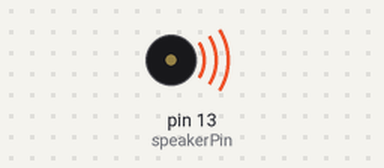
The sketch below on a simulated Arduino Uno, built with avr-gcc and run on an emulated ATmega328P. Parts: buzzer (waves = sounding).

Above: at 0.1 s.
At 3.0 s:
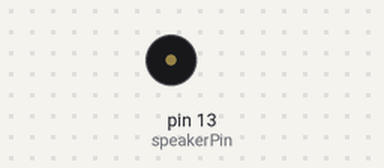
Timing chart, 0 to 4.5 s (numbered marks = the images above):
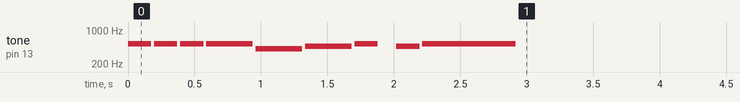

The sketch:

Muzyka.ino
```cpp
#include "pitches.h"

const int speakerPin = 13;

// --- MELODIE ---

// 1. STAR WARS MAIN THEME
int starWarsMelody[] = {
  NOTE_G4, NOTE_G4, NOTE_G4, NOTE_C5, NOTE_G5,
  NOTE_F5, NOTE_E5, NOTE_D5, NOTE_C6, NOTE_G5,
  NOTE_F5, NOTE_E5, NOTE_D5, NOTE_C6, NOTE_G5,
  NOTE_F5, NOTE_E5, NOTE_F5, NOTE_D5
};
int starWarsDurations[] = {
  8, 8, 8, 2, 2,
  8, 8, 8, 2, 4,
  8, 8, 8, 2, 4,
  8, 8, 8, 2
};

// 2. IMPERIAL MARCH
int vaderMelody[] = {
  NOTE_A4, NOTE_A4, NOTE_A4, NOTE_F4, NOTE_C5,
  NOTE_A4, NOTE_F4, NOTE_C5, NOTE_A4,
  NOTE_E5, NOTE_E5, NOTE_E5, NOTE_F5, NOTE_C5,
  NOTE_GS4, NOTE_F4, NOTE_C5, NOTE_A4
};
int vaderDurations[] = {
  4, 4, 4, 6, 12,
  4, 6, 12, 2,
  4, 4, 4, 6, 12,
  4, 6, 12, 2
};

// 3. SEVEN NATION ARMY (Riff)
int snaMelody[] = {
  NOTE_E3, NOTE_E3, NOTE_G3, NOTE_E3, NOTE_D3, NOTE_C3, NOTE_B2,
  NOTE_E3, NOTE_E3, NOTE_G3, NOTE_E3, NOTE_D3, NOTE_C3, NOTE_D3, NOTE_C3, NOTE_B2
};
int snaDurations[] = {
  4, 8, 8, 8, 8, 4, 4,
  4, 8, 8, 8, 8, 8, 8, 8, 4
};
int marioM[] = { NOTE_E5, NOTE_E5, 0, NOTE_E5, 0, NOTE_C5, NOTE_E5, 0, NOTE_G5, 0, NOTE_G4 };
int marioD[] = { 8, 8, 8, 8, 8, 8, 8, 8, 4, 4, 4 };

int piratesM[] = { NOTE_A4, NOTE_C5, NOTE_D5, NOTE_D5, 0, NOTE_D5, NOTE_E5, NOTE_F5, NOTE_F5, 0, NOTE_F5, NOTE_G5, NOTE_E5, NOTE_E5, 0, NOTE_D5, NOTE_C5, NOTE_C5, NOTE_D5 };
int piratesD[] = { 8, 8, 4, 8, 8, 8, 8, 4, 8, 8, 8, 8, 4, 8, 8, 8, 8, 8, 4 };

int indianaM[] = { NOTE_E4, NOTE_F4, NOTE_G4, NOTE_C5, 0, NOTE_D4, NOTE_E4, NOTE_F4, 0, NOTE_G4, NOTE_A4, NOTE_B4, NOTE_F5, 0, NOTE_A4, NOTE_B4, NOTE_C5, NOTE_D5, NOTE_E5 };
int indianaD[] = { 8, 16, 16, 2, 8, 8, 16, 16, 2, 8, 16, 16, 2, 8, 8, 16, 16, 16, 16 };

// 4. MEGALOVANIA (Sans Theme)
  int megaM[] = {
    NOTE_D4, NOTE_D4, NOTE_D5, NOTE_A4, 0, NOTE_GS4, NOTE_G4, NOTE_F4, NOTE_D4, NOTE_F4, NOTE_G4,
    NOTE_C4, NOTE_C4, NOTE_D5, NOTE_A4, 0, NOTE_GS4, NOTE_G4, NOTE_F4, NOTE_D4, NOTE_F4, NOTE_G4,
    NOTE_B3, NOTE_B3, NOTE_D5, NOTE_A4, 0, NOTE_GS4, NOTE_G4, NOTE_F4, NOTE_D4, NOTE_F4, NOTE_G4,
    NOTE_AS3, NOTE_AS3, NOTE_D5, NOTE_A4, 0, NOTE_GS4, NOTE_G4, NOTE_F4, NOTE_D4, NOTE_F4, NOTE_G4
  };
  int megaD[] = {
    16, 16, 8, 8, 16, 8, 8, 8, 16, 16, 16,
    16, 16, 8, 8, 16, 8, 8, 8, 16, 16, 16,
    16, 16, 8, 8, 16, 8, 8, 8, 16, 16, 16,
    16, 16, 8, 8, 16, 8, 8, 8, 16, 16, 16
  };

  // 5. DARUDE - SANDSTORM (Dududududu!)
  int sandM[] = {
    NOTE_B4, NOTE_B4, NOTE_B4, NOTE_B4, NOTE_B4,
    NOTE_B4, NOTE_B4, NOTE_B4, NOTE_B4, NOTE_B4, NOTE_B4,
    NOTE_E5, NOTE_E5, NOTE_E5, NOTE_E5, NOTE_E5, NOTE_E5, NOTE_E5,
    NOTE_D5, NOTE_D5, NOTE_D5, NOTE_D5, NOTE_D5, NOTE_D5, NOTE_D5,
    NOTE_A4, NOTE_B4
  };
  int sandD[] = {
    8, 8, 8, 8, 8,
    16, 16, 16, 16, 16, 16,
    16, 16, 16, 16, 16, 16, 16,
    16, 16, 16, 16, 16, 16, 16,
    8, 4
  };

  int elevatorM[] = { NOTE_C4, NOTE_E4, NOTE_G4, NOTE_C5, NOTE_E5, NOTE_G4, NOTE_C5, NOTE_AS4, NOTE_A4, NOTE_F4, NOTE_A4, NOTE_G4, NOTE_E4, NOTE_C4, NOTE_D4, NOTE_G3 };
  int elevatorD[] = { 4, 4, 4, 4, 2, 4, 2, 8, 4, 4, 4, 4, 4, 4, 4, 2 };

  int familiadaM[] = {
    NOTE_C5, NOTE_G4, NOTE_E4, NOTE_C4, // Ta-da-da-dam
    NOTE_F4, NOTE_G4, NOTE_A4, NOTE_G4,
    NOTE_C5, NOTE_G4, NOTE_E4, NOTE_C4,
    NOTE_D4, NOTE_E4, NOTE_C4
  };
  int familiadaD[] = {
    4, 8, 8, 4,
    8, 8, 8, 4,
    4, 8, 8, 4,
    8, 8, 2
  };

  int sasiedziM[] = {
    NOTE_C5, NOTE_G4, NOTE_E4, NOTE_C5, NOTE_G4, 0,
    NOTE_E4, NOTE_F4, NOTE_G4, NOTE_G4, NOTE_G4, 0,
    NOTE_F4, NOTE_G4, NOTE_A4, NOTE_A4, NOTE_A4, 0,
    NOTE_G4, NOTE_C5, NOTE_E5, NOTE_D5, NOTE_C5
  };
  int sasiedziD[] = {
    4, 8, 8, 4, 4, 8,
    8, 8, 8, 8, 4, 8,
    8, 8, 8, 8, 4, 8,
    4, 4, 4, 4, 2
  };

  int lossM[] = { NOTE_C4, NOTE_B3, NOTE_AS3, NOTE_A3 };
int lossD[] = { 4, 4, 4, 2 }; // Ostatnia nuta jest długa i smutna

int epicMegaM[] = {
  // Sekcja: DOEH DEH DEH...
  NOTE_D4, NOTE_D4, NOTE_D5, NOTE_A4, NOTE_GS4, NOTE_G4, NOTE_F4, NOTE_D4, NOTE_F4, NOTE_G4,
  NOTE_C4, NOTE_C4, NOTE_D5, NOTE_A4, NOTE_GS4, NOTE_G4, NOTE_F4, NOTE_D4, NOTE_F4, NOTE_G4,
  NOTE_B3, NOTE_B3, NOTE_D5, NOTE_A4, NOTE_GS4, NOTE_G4, NOTE_F4, NOTE_D4, NOTE_F4, NOTE_G4,
  NOTE_AS3, NOTE_AS3, NOTE_D5, NOTE_A4, NOTE_GS4, NOTE_G4, NOTE_F4, NOTE_D4, NOTE_F4, NOTE_G4,

  // Sekcja: INTENSIFIES (Oktawa wyżej)
  NOTE_D5, NOTE_D5, NOTE_D6, NOTE_A5, NOTE_GS5, NOTE_G5, NOTE_F5, NOTE_D5, NOTE_F5, NOTE_G5,
  NOTE_C5, NOTE_C5, NOTE_D6, NOTE_A5, NOTE_GS5, NOTE_G5, NOTE_F5, NOTE_D5, NOTE_F5, NOTE_G5
};

int epicMegaD[] = {
  // Czas trwania (na podstawie Twoich delayów)
  8, 8, 4, 4, 8, 4, 4, 8, 8, 8,
  8, 8, 4, 4, 8, 4, 4, 8, 8, 8,
  8, 8, 4, 4, 8, 4, 4, 8, 8, 8,
  8, 8, 4, 4, 8, 4, 4, 8, 8, 8,

  // Intensifies
  8, 8, 4, 4, 8, 4, 4, 8, 8, 8,
  8, 8, 4, 4, 8, 4, 4, 8, 8, 8
};

int winFFM[] = {
  NOTE_C5, NOTE_C5, NOTE_C5, NOTE_C5, NOTE_GS4, NOTE_AS4, NOTE_C5, 0, NOTE_AS4, NOTE_C5
};
int winFFD[] = {
  8, 8, 8, 4, 4, 4, 8, 12, 8, 2
};

// --- FUNKCJA ODTWARZAJĄCA ---
void playTune(int melody[], int durations[], int size, int tempo) {

  float beatDuration = 60000.0 / tempo;
  for (int i = 0; i < size; i++) {
    // Obliczanie czasu trwania nuty w ms
    int noteDuration = (4.0 / durations[i]) * beatDuration;
    if (melody[i] == 0) {
      // Jeśli nuta to 0, po prostu czekaj (pauza w muzyce)
      delay(noteDuration);
    } else {
      tone(speakerPin, melody[i], noteDuration);
      delay(noteDuration);
      noTone(speakerPin);
      delay(20);
    }
  }
}


void setup() {
  pinMode(speakerPin, OUTPUT);

  // // 1. Gwiezdne Wojny
  // playTune(starWarsMelody, starWarsDurations, 19, 120);
  // delay(1000);

  // // 2. Marsz Imperialny
  // playTune(vaderMelody, vaderDurations, 18, 110);
  // delay(1000);

playTune(winFFM, winFFD, 10, 170);

  delay(2000);

// delay(2000);

// playTune(sasiedziM, sasiedziD, 23, 130);
//   delay(1500);

// playTune(familiadaM, familiadaD, 15, 120);
//   delay(1500);

// playTune(marioM, marioD, 11, 150);
// delay(2000);
// playTune(piratesM, piratesD, 19, 125);
// delay(2000);
// playTune(indianaM, indianaD, 19, 120);
// delay(2000);
// for(int i=0; i<4; i++) {
//     playTune(sandM, sandD, 27, 160);
//   }


// delay(2000);

// for(int i=0; i<2; i++) playTune(megaM, megaD, 44, 150);
// delay(2000);

// playTune(elevatorM, elevatorD, 16, 130);
//   delay(1500);

// playTune(lossM, lossD, 4, 80); // Wolne tempo dla smutku
// delay(1500);


// playTune(epicMegaM, epicMegaD, 60, 200);
}
void loop() {
  // Cisza po zakończeniu utworów
}
```

pitches.h
```cpp
/*************************************************
   Public Constants
 *************************************************/

#define NOTE_B0 31
#define NOTE_C1 33
#define NOTE_CS1 35
#define NOTE_D1 37
#define NOTE_DS1 39
#define NOTE_E1 41
#define NOTE_F1 44
#define NOTE_FS1 46
#define NOTE_G1 49
#define NOTE_GS1 52
#define NOTE_A1 55
#define NOTE_AS1 58
#define NOTE_B1 62
#define NOTE_C2 65
#define NOTE_CS2 69
#define NOTE_D2 73
#define NOTE_DS2 78
#define NOTE_E2 82
#define NOTE_F2 87
#define NOTE_FS2 93
#define NOTE_G2 98
#define NOTE_GS2 104
#define NOTE_A2 110
#define NOTE_AS2 117
#define NOTE_B2 123
#define NOTE_C3 131
#define NOTE_CS3 139
#define NOTE_D3 147
#define NOTE_DS3 156
#define NOTE_E3 165
#define NOTE_F3 175
#define NOTE_FS3 185
#define NOTE_G3 196
#define NOTE_GS3 208
#define NOTE_A3 220
#define NOTE_AS3 233
#define NOTE_B3 247
#define NOTE_C4 262
#define NOTE_CS4 277
#define NOTE_D4 294
#define NOTE_DS4 311
#define NOTE_E4 330
#define NOTE_F4 349
#define NOTE_FS4 370
#define NOTE_G4 392
#define NOTE_GS4 415
#define NOTE_A4 440
#define NOTE_AS4 466
#define NOTE_B4 494
#define NOTE_C5 523
#define NOTE_CS5 554
#define NOTE_D5 587
#define NOTE_DS5 622
#define NOTE_E5 659
#define NOTE_F5 698
#define NOTE_FS5 740
#define NOTE_G5 784
#define NOTE_GS5 831
#define NOTE_A5 880
#define NOTE_AS5 932
#define NOTE_B5 988
#define NOTE_C6 1047
#define NOTE_CS6 1109
#define NOTE_D6 1175
#define NOTE_DS6 1245
#define NOTE_E6 1319
#define NOTE_F6 1397
#define NOTE_FS6 1480
#define NOTE_G6 1568
#define NOTE_GS6 1661
#define NOTE_A6 1760
#define NOTE_AS6 1865
#define NOTE_B6 1976
#define NOTE_C7 2093
#define NOTE_CS7 2217
#define NOTE_D7 2349
#define NOTE_DS7 2489
#define NOTE_E7 2637
#define NOTE_F7 2794
#define NOTE_FS7 2960
#define NOTE_G7 3136
#define NOTE_GS7 3322
#define NOTE_A7 3520
#define NOTE_AS7 3729
#define NOTE_B7 3951
#define NOTE_C8 4186
#define NOTE_CS8 4435
#define NOTE_D8 4699
#define NOTE_DS8 4978
```
